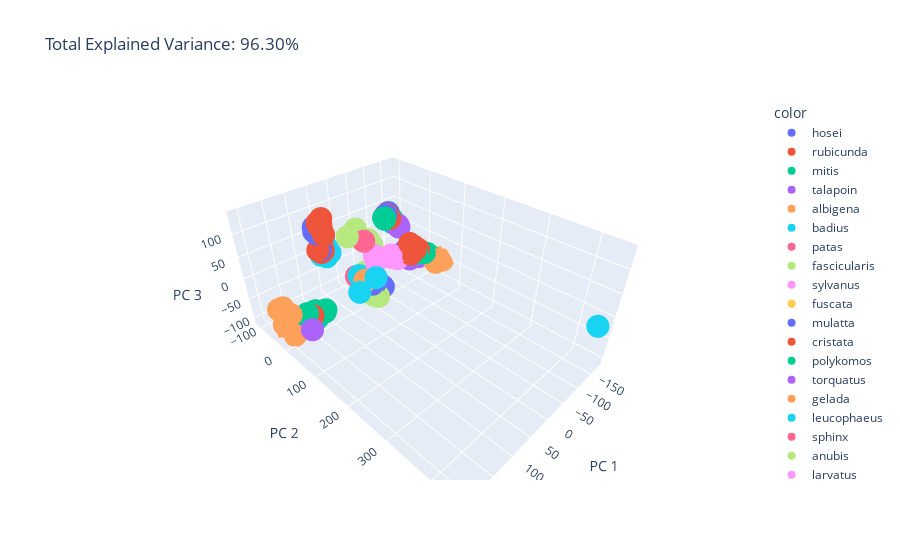

The cell this chart's notebook holds for it:
### Code cell
import plotly.express as px
from sklearn.decomposition import PCA

pca = PCA(n_components=3)
components = pca.fit_transform(data2)

total_var = pca.explained_variance_ratio_.sum() * 100

fig = px.scatter_3d(
    components, x=0, y=1, z=2, color=df['Species'],
    title=f'Total Explained Variance: {total_var:.2f}%',
    labels={'0': 'PC 1', '1': 'PC 2', '2': 'PC 3'},
)
fig.show()

### Figure 1 — Plotly figure (JSON) as saved in the notebook; plotly's stock layout.template omitted (floating-point values rounded to 4 significant figures)
{"data": [{"hovertemplate": "color=hosei<br>PC 1=%{x}<br>PC 2=%{y}<br>PC 3=%{z}<extra></extra>", "legendgroup": "hosei", "marker": {"color": "#636efa", "symbol": "circle"}, "mode": "markers", "name": "hosei", "scene": "scene", "showlegend": true, "type": "scatter3d", "x": [-134.2, -146.5, 61.83, 58.08, 51.72], "y": [-92.77, -98.66, -82.35, -86.56, -91.57], "z": [27.85, 28.08, 16.97, 9.026, 6.074]}, {"hovertemplate": "color=rubicunda<br>PC 1=%{x}<br>PC 2=%{y}<br>PC 3=%{z}<extra></extra>", "legendgroup": "rubicunda", "marker": {"color": "#EF553B", "symbol": "circle"}, "mode": "markers", "name": "rubicunda", "scene": "scene", "showlegend": true, "type": "scatter3d", "x": [-138.9, -142.6, -142.6, 67.74, 59.87, 53.34, 53.61, 52.35], "y": [-98.31, -98.46, -89.03, -82.76, -82.33, -86.24, -85.15, -89.67], "z": [25.25, 24.4, 16.71, 18.94, 10.06, 14.97, 10.04, 13.16]}, {"hovertemplate": "color=mitis<br>PC 1=%{x}<br>PC 2=%{y}<br>PC 3=%{z}<extra></extra>", "legendgroup": "mitis", "marker": {"color": "#00cc96", "symbol": "circle"}, "mode": "markers", "name": "mitis", "scene": "scene", "showlegend": true, "type": "scatter3d", "x": [-127.7, -123.0, -130.7, -136.9, -140.4, -146.7, -141.6, -150.7, -142.6, -152.2], "y": [-90.57, -85.66, -97.51, -95.29, -93.61, -98.01, -97.0, -91.67, -98.2, -91.9], "z": [23.38, 23.21, 20.25, 15.61, 17.1, 9.411, 21.17, 13.58, 17.84, 1.985]}, {"hovertemplate": "color=talapoin<br>PC 1=%{x}<br>PC 2=%{y}<br>PC 3=%{z}<extra></extra>", "legendgroup": "talapoin", "marker": {"color": "#ab63fa", "symbol": "circle"}, "mode": "markers", "name": "talapoin", "scene": "scene", "showlegend": true, "type": "scatter3d", "x": [-154.7, -152.0, -167.2, -164.0, -163.1], "y": [-75.83, -78.61, -92.67, -80.93, -83.27], "z": [-0.3119, 2.057, -7.389, -10.76, -5.381]}, {"hovertemplate": "color=albigena<br>PC 1=%{x}<br>PC 2=%{y}<br>PC 3=%{z}<extra></extra>", "legendgroup": "albigena", "marker": {"color": "#FFA15A", "symbol": "circle"}, "mode": "markers", "name": "albigena", "scene": "scene", "showlegend": true, "type": "scatter3d", "x": [-176.7, -154.3, -173.2, -172.0, -149.1, -141.6], "y": [46.09, 53.12, 49.62, 57.63, -103.9, 59.63], "z": [-48.89, -48.89, -53.24, -48.2, 9.449, -33.66]}, {"hovertemplate": "color=badius<br>PC 1=%{x}<br>PC 2=%{y}<br>PC 3=%{z}<extra></extra>", "legendgroup": "badius", "marker": {"color": "#19d3f3", "symbol": "circle"}, "mode": "markers", "name": "badius", "scene": "scene", "showlegend": true, "type": "scatter3d", "x": [41.17, 42.85, 50.28, 39.36, 36.42, 54.54, 34.88, 38.68, 50.4, 37.98], "y": [-93.11, -91.66, -100.8, -91.71, -96.49, -104.1, -89.19, -97.46, -94.12, -94.44], "z": [14.79, -11.75, -8.685, 0.5446, 5.978, 5.927, -3.792, -2.618, 6.646, 3.193]}, {"hovertemplate": "color=patas<br>PC 1=%{x}<br>PC 2=%{y}<br>PC 3=%{z}<extra></extra>", "legendgroup": "patas", "marker": {"color": "#FF6692", "symbol": "circle"}, "mode": "markers", "name": "patas", "scene": "scene", "showlegend": true, "type": "scatter3d", "x": [20.67, 15.26, 12.43, 0.2766], "y": [18.47, 26.43, 10.95, 9.77], "z": [-39.72, -48.16, -48.97, -54.64]}, {"hovertemplate": "color=fascicularis<br>PC 1=%{x}<br>PC 2=%{y}<br>PC 3=%{z}<extra></extra>", "legendgroup": "fascicularis", "marker": {"color": "#B6E880", "symbol": "circle"}, "mode": "markers", "name": "fascicularis", "scene": "scene", "showlegend": true, "type": "scatter3d", "x": [23.54, 13.04, 28.05, 15.26, 10.41, 17.87, 10.1, 16.74], "y": [39.81, 39.41, 40.27, 35.66, 39.45, 29.06, 39.38, 33.41], "z": [-58.33, -62.79, -50.4, -58.3, -69.01, -51.73, -68.2, -60.29]}, {"hovertemplate": "color=sylvanus<br>PC 1=%{x}<br>PC 2=%{y}<br>PC 3=%{z}<extra></extra>", "legendgroup": "sylvanus", "marker": {"color": "#FF97FF", "symbol": "circle"}, "mode": "markers", "name": "sylvanus", "scene": "scene", "showlegend": true, "type": "scatter3d", "x": [11.37, 31.08], "y": [19.39, 11.96], "z": [-54.32, -54.17]}, {"hovertemplate": "color=fuscata<br>PC 1=%{x}<br>PC 2=%{y}<br>PC 3=%{z}<extra></extra>", "legendgroup": "fuscata", "marker": {"color": "#FECB52", "symbol": "circle"}, "mode": "markers", "name": "fuscata", "scene": "scene", "showlegend": true, "type": "scatter3d", "x": [3.818, 23.56], "y": [23.36, 10.14], "z": [-75.06, -54.95]}, {"hovertemplate": "color=mulatta<br>PC 1=%{x}<br>PC 2=%{y}<br>PC 3=%{z}<extra></extra>", "legendgroup": "mulatta", "marker": {"color": "#636efa", "symbol": "circle"}, "mode": "markers", "name": "mulatta", "scene": "scene", "showlegend": true, "type": "scatter3d", "x": [-0.6636, 2.147, 2.981], "y": [27.51, 19.34, 15.81], "z": [-72.29, -72.99, -58.89]}, {"hovertemplate": "color=cristata<br>PC 1=%{x}<br>PC 2=%{y}<br>PC 3=%{z}<extra></extra>", "legendgroup": "cristata", "marker": {"color": "#EF553B", "symbol": "circle"}, "mode": "markers", "name": "cristata", "scene": "scene", "showlegend": true, "type": "scatter3d", "x": [-46.97, -52.97, -63.26, -66.24, -63.55, -61.42, -69.37, -80.89, -66.04, -92.65, 104.1, 100.1, 92.79, 94.28, 96.4, 95.46, 91.52, 87.52], "y": [79.21, 74.61, 70.11, 72.13, 66.5, 73.29, 62.32, 60.9, 62.18, 58.33, -10.06, -10.37, -13.8, -14.3, -18.98, -16.38, -18.35, -23.33], "z": [54.16, 31.96, 37.58, 36.91, 32.25, 30.61, 25.24, 19.07, 14.11, 12.91, 122.3, 124.2, 126.0, 111.9, 109.7, 111.5, 100.1, 88.76]}, {"hovertemplate": "color=polykomos<br>PC 1=%{x}<br>PC 2=%{y}<br>PC 3=%{z}<extra></extra>", "legendgroup": "polykomos", "marker": {"color": "#00cc96", "symbol": "circle"}, "mode": "markers", "name": "polykomos", "scene": "scene", "showlegend": true, "type": "scatter3d", "x": [-75.23, -84.17, -81.14, -80.57, -82.86, -96.22, -97.17, -105.5, -123.6, -147.6], "y": [49.44, 62.16, 54.2, 54.52, 44.69, 55.64, 43.03, 42.04, 45.47, 32.34], "z": [19.61, 9.13, 15.62, 12.64, 4.947, 1.138, 2.802, -2.868, -13.59, -31.36]}, {"hovertemplate": "color=torquatus<br>PC 1=%{x}<br>PC 2=%{y}<br>PC 3=%{z}<extra></extra>", "legendgroup": "torquatus", "marker": {"color": "#ab63fa", "symbol": "circle"}, "mode": "markers", "name": "torquatus", "scene": "scene", "showlegend": true, "type": "scatter3d", "x": [-76.49, -80.04, -88.7, -101.4, -82.44, -129.7, -101.0, -89.24, -93.31], "y": [47.41, 29.73, 24.35, 24.58, 28.3, 21.28, 20.87, 29.65, 26.42], "z": [-8.669, 3.961, -9.586, -17.42, -13.0, -36.8, -2.65, -4.417, -10.82]}, {"hovertemplate": "color=gelada<br>PC 1=%{x}<br>PC 2=%{y}<br>PC 3=%{z}<extra></extra>", "legendgroup": "gelada", "marker": {"color": "#FFA15A", "symbol": "circle"}, "mode": "markers", "name": "gelada", "scene": "scene", "showlegend": true, "type": "scatter3d", "x": [146.2], "y": [177.8], "z": [103.8]}, {"hovertemplate": "color=leucophaeus<br>PC 1=%{x}<br>PC 2=%{y}<br>PC 3=%{z}<extra></extra>", "legendgroup": "leucophaeus", "marker": {"color": "#19d3f3", "symbol": "circle"}, "mode": "markers", "name": "leucophaeus", "scene": "scene", "showlegend": true, "type": "scatter3d", "x": [138.4, 164.1, -162.7, 23.91], "y": [196.8, 186.1, 443.3, -4.029], "z": [114.3, 93.74, -16.14, -29.23]}, {"hovertemplate": "color=sphinx<br>PC 1=%{x}<br>PC 2=%{y}<br>PC 3=%{z}<extra></extra>", "legendgroup": "sphinx", "marker": {"color": "#FF6692", "symbol": "circle"}, "mode": "markers", "name": "sphinx", "scene": "scene", "showlegend": true, "type": "scatter3d", "x": [49.15, 25.59], "y": [54.64, -11.81], "z": [87.67, -34.02]}, {"hovertemplate": "color=anubis<br>PC 1=%{x}<br>PC 2=%{y}<br>PC 3=%{z}<extra></extra>", "legendgroup": "anubis", "marker": {"color": "#B6E880", "symbol": "circle"}, "mode": "markers", "name": "anubis", "scene": "scene", "showlegend": true, "type": "scatter3d", "x": [71.51, 44.36, 18.24, 7.094, 24.14, 17.06, 15.73, 16.42, 1.841], "y": [35.2, 25.48, 27.48, 5.825, 14.49, 28.76, 35.14, 3.671, -11.34], "z": [98.37, 100.6, 68.31, 50.22, 70.3, 66.61, 58.87, 57.88, -33.36]}, {"hovertemplate": "color=larvatus<br>PC 1=%{x}<br>PC 2=%{y}<br>PC 3=%{z}<extra></extra>", "legendgroup": "larvatus", "marker": {"color": "#FF97FF", "symbol": "circle"}, "mode": "markers", "name": "larvatus", "scene": "scene", "showlegend": true, "type": "scatter3d", "x": [6.423, -21.4, -27.03, -43.35, 20.96, 24.0, 24.64, 14.46, 19.43], "y": [55.62, 50.02, 47.8, 44.69, 54.49, 52.47, 55.29, 53.83, 50.71], "z": [34.75, 25.69, 16.01, 4.995, 39.28, 44.5, 40.54, 34.83, 28.63]}, {"hovertemplate": "color=syndactylus<br>PC 1=%{x}<br>PC 2=%{y}<br>PC 3=%{z}<extra></extra>", "legendgroup": "syndactylus", "marker": {"color": "#FECB52", "symbol": "circle"}, "mode": "markers", "name": "syndactylus", "scene": "scene", "showlegend": true, "type": "scatter3d", "x": [12.2, 33.74], "y": [20.48, 27.5], "z": [-39.27, -24.44]}, {"hovertemplate": "color=lar<br>PC 1=%{x}<br>PC 2=%{y}<br>PC 3=%{z}<extra></extra>", "legendgroup": "lar", "marker": {"color": "#636efa", "symbol": "circle"}, "mode": "markers", "name": "lar", "scene": "scene", "showlegend": true, "type": "scatter3d", "x": [22.97, 12.74, -4.002, 5.523, -5.402, 3.909, -13.92, -6.967, -1.586, -16.41, -12.59, 95.42, 94.94, 92.0, 92.79, 91.52, 91.21, 90.01], "y": [38.82, 32.76, 24.31, 25.69, 20.01, 27.16, 28.65, 21.7, 23.57, 24.68, 16.66, -31.5, -41.35, -43.27, -36.7, -38.44, -48.15, -42.09], "z": [-31.07, -38.22, -58.01, -44.29, -54.05, -47.49, -60.49, -48.5, -47.22, -62.92, -60.79, 99.28, 98.52, 94.12, 94.5, 90.48, 85.44, 82.16]}, {"hovertemplate": "color=pygmaeus<br>PC 1=%{x}<br>PC 2=%{y}<br>PC 3=%{z}<extra></extra>", "legendgroup": "pygmaeus", "marker": {"color": "#EF553B", "symbol": "circle"}, "mode": "markers", "name": "pygmaeus", "scene": "scene", "showlegend": true, "type": "scatter3d", "x": [148.9, 139.2], "y": [-1.986, 63.45], "z": [-66.61, 138.7]}, {"hovertemplate": "color=troglodytes<br>PC 1=%{x}<br>PC 2=%{y}<br>PC 3=%{z}<extra></extra>", "legendgroup": "troglodytes", "marker": {"color": "#00cc96", "symbol": "circle"}, "mode": "markers", "name": "troglodytes", "scene": "scene", "showlegend": true, "type": "scatter3d", "x": [155.9, 135.8, 132.5, 111.2, 145.2, 129.8, 107.2, 136.0, 162.2], "y": [-10.1, -19.35, -15.06, -16.2, -9.609, -1.109, -19.38, -12.48, -6.68], "z": [-62.29, -85.35, -91.06, -85.83, -79.65, -67.74, -84.31, -67.04, -85.71]}, {"hovertemplate": "color=paniscus<br>PC 1=%{x}<br>PC 2=%{y}<br>PC 3=%{z}<extra></extra>", "legendgroup": "paniscus", "marker": {"color": "#ab63fa", "symbol": "circle"}, "mode": "markers", "name": "paniscus", "scene": "scene", "showlegend": true, "type": "scatter3d", "x": [153.1, 162.3, 154.1], "y": [-3.077, 11.25, -5.137], "z": [-74.68, -88.3, -92.7]}, {"hovertemplate": "color=gorilla<br>PC 1=%{x}<br>PC 2=%{y}<br>PC 3=%{z}<extra></extra>", "legendgroup": "gorilla", "marker": {"color": "#FFA15A", "symbol": "circle"}, "mode": "markers", "name": "gorilla", "scene": "scene", "showlegend": true, "type": "scatter3d", "x": [196.3, 208.2, 185.0, 197.6, 190.6, 191.3], "y": [-27.89, -10.84, -21.99, -45.95, -36.43, -8.664], "z": [-35.28, -61.33, -55.62, -48.92, -108.1, -97.77]}], "layout": {"legend": {"title": {"text": "color"}, "tracegroupgap": 0}, "scene": {"domain": {"x": [0, 1], "y": [0, 1]}, "xaxis": {"title": {"text": "PC 1"}}, "yaxis": {"title": {"text": "PC 2"}}, "zaxis": {"title": {"text": "PC 3"}}}, "title": {"text": "Total Explained Variance: 96.30%"}}}
